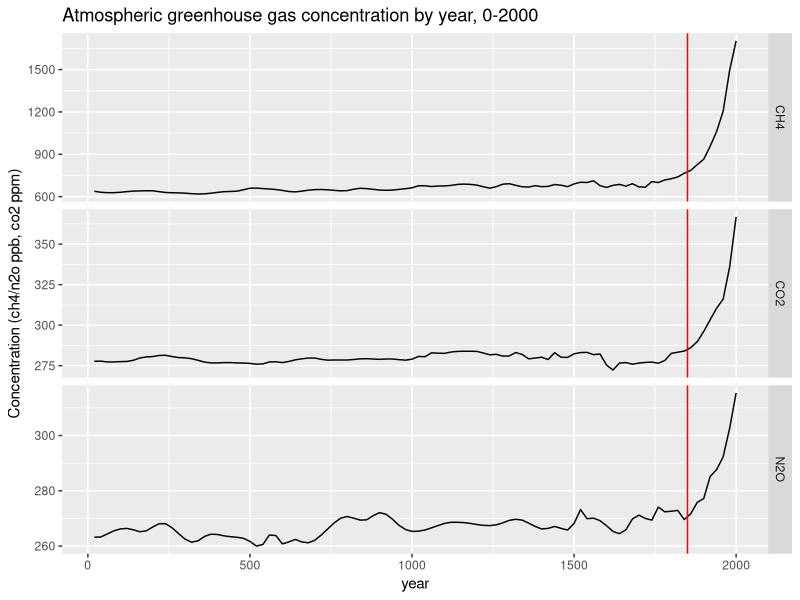
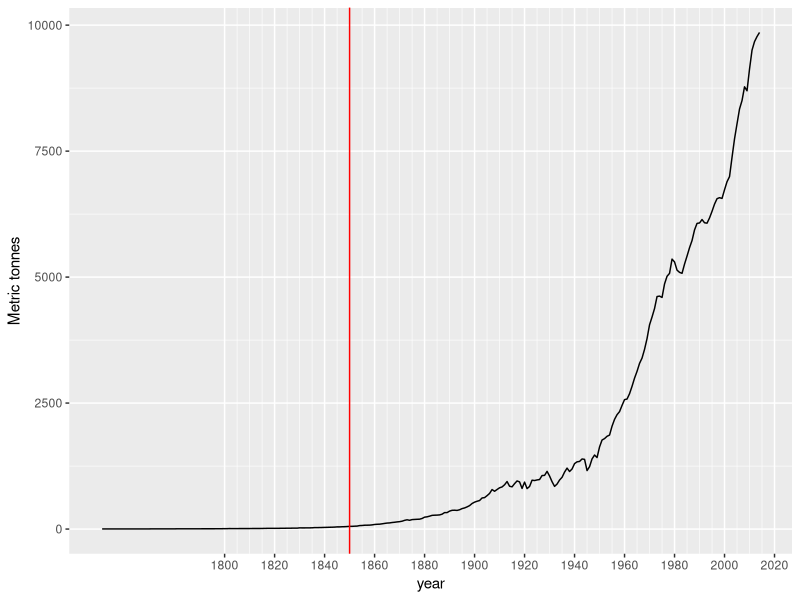
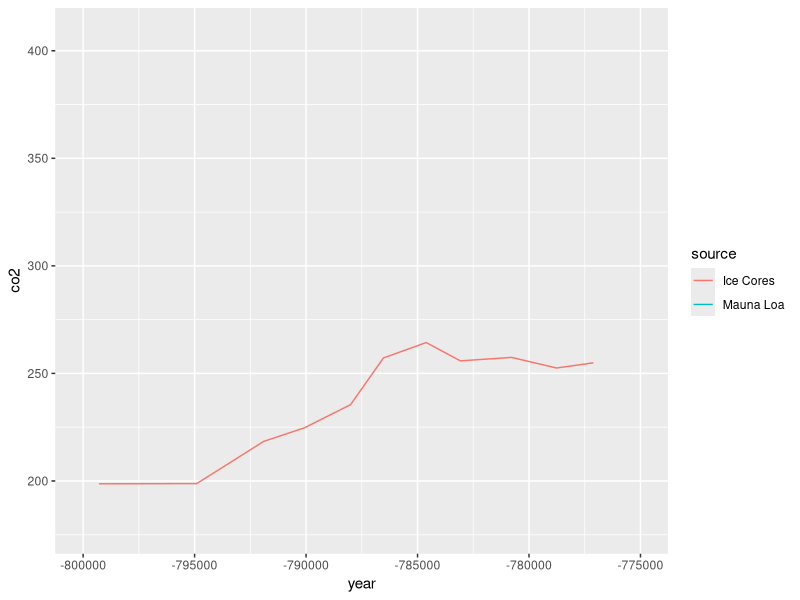
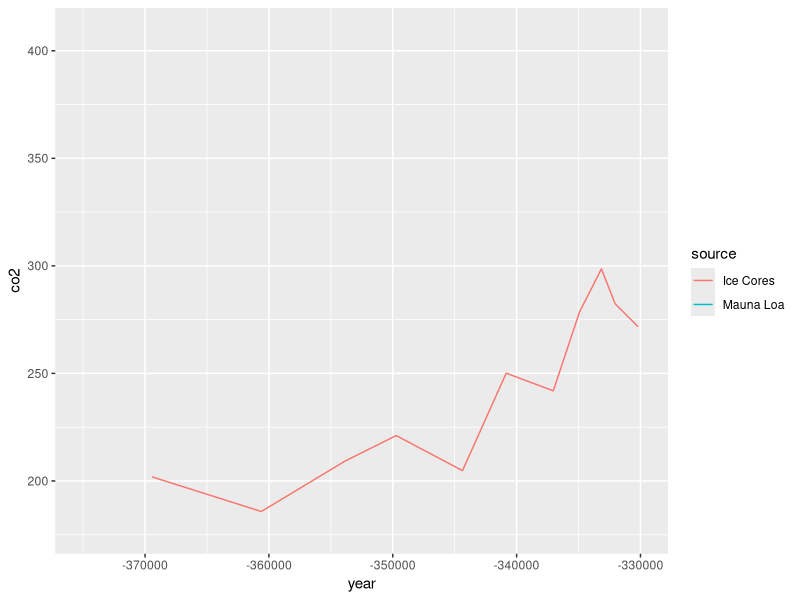
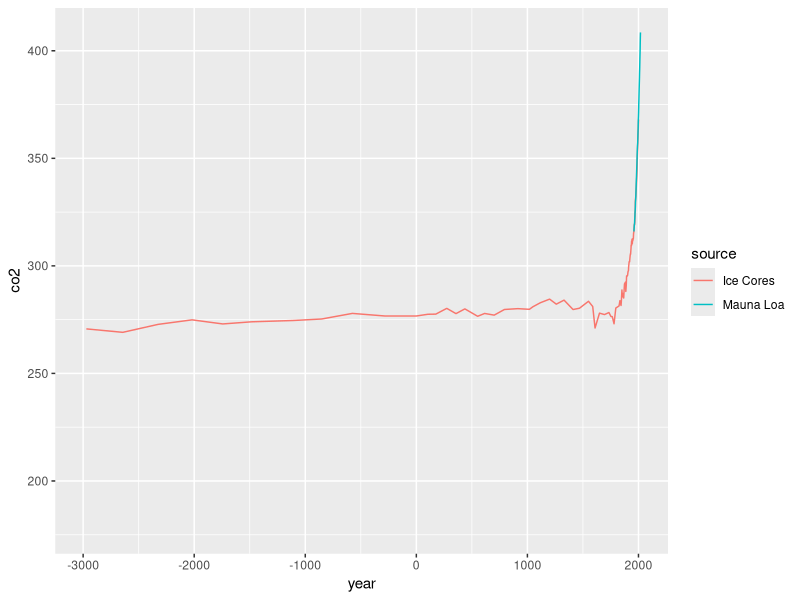

Here is the R script that generated these plots, in order:
library(tidyverse)
library(dslabs)
data(temp_carbon)
data(greenhouse_gases)
data(historic_co2)

greenhouse_gases %>%
  ggplot(aes(year, concentration)) +
  geom_line() +
  facet_grid(gas ~ ., scales = "free") +
  geom_vline(xintercept = 1850, color="red") +
  ylab("Concentration (ch4/n2o ppb, co2 ppm)") +
  ggtitle("Atmospheric greenhouse gas concentration by year, 0-2000")

# carbon emissions
temp_carbon %>%
  filter(!is.na(carbon_emissions)) %>%
  ggplot(aes(year, carbon_emissions)) +
  geom_line() +
  geom_vline(xintercept = 1850, color="red") +
  theme(panel.grid.minor = element_line(colour="white", size=0.2)) +
  scale_x_continuous(breaks = seq(1800, 2020, 20), minor_breaks = seq(1800 , 2020, 5)) +
  ylab("Metric tonnes") 
  
co2_time <- historic_co2 %>%
  ggplot(aes(year, co2, group=source, color=source)) +
  geom_line()

co2_time +
  xlim(-800000, -775000)
  
co2_time +
  xlim(-375000, -330000)

co2_time +
  xlim(-3000, 2018)
